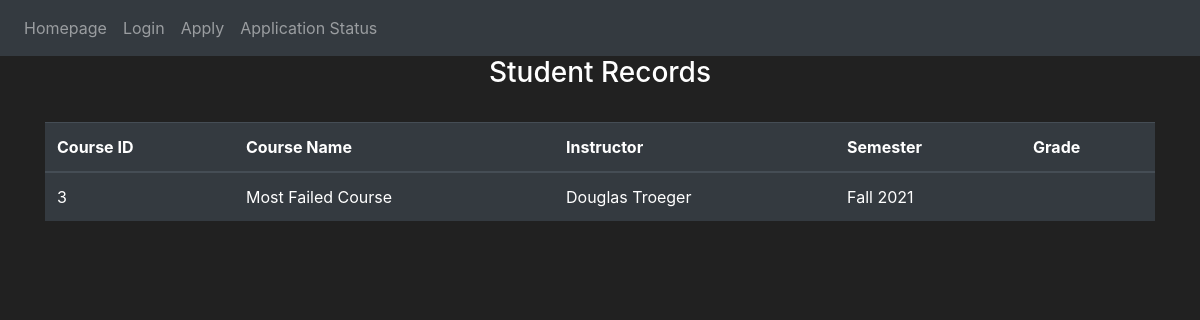
/student-records, run on the app's committed database.
### website/models.py (models this page shows)
class UserCourse(db.Model):
    __tablename__ = 'usercourses'
    id = db.Column(db.Integer, primary_key=True)
    name = db.Column(db.String(400))
    course_id = db.Column(db.String(400))
    instructor = db.Column(db.String(400))
    grade = db.Column(db.String(10))
    semester = db.Column(db.String(400))

### website/auth.py (the view)
@auth.route('/student-records', methods=['GET', 'POST'])
def student_records():
    if request.method == 'POST':
        pass
    else:
        userCourses = UserCourse.query.order_by(UserCourse.course_id).all()
        headings = ("Course ID", "Course Name", "Instructor", "Semester", "Grade")
        return render_template("student-records.html", user=current_user, table_headings=headings, data=userCourses)

### website/templates/student-records.html
{% extends "base.html" %} {% block title %}Student Records{% endblock %} {% block content
    %}
    <h3 align="center">Student Records</h3>
    <br>
    <form method="POST">
    <table class="table table-hover table-dark">
        <thead>
            <tr>
                {% for header in table_headings %}
                <th> {{ header }}</th>
                {% endfor %}
            </tr>
        </thead>
            <tbody>
            <tr>
                {% for courses in data %}
                <td>{{courses.course_id }}</td>
                <td>{{courses.name }}</td>
                <td>{{courses.instructor }}</td>
                <td>{{courses.semester}}</td>
            </tr>
        {% endfor %}
        </tbody>
        </table>
    <br>
</form>
    {% endblock %}

### website/templates/base.html (style rules this page uses)
body { background-color: #212121; color: white }

### data on the page
UserCourse: course_id "3", name "Most Failed Course", instructor "Douglas Troeger", semester "Fall 2021"

### other printed values
{{ header }} "Course ID" "Course Name" "Instructor" "Semester" "Grade"
